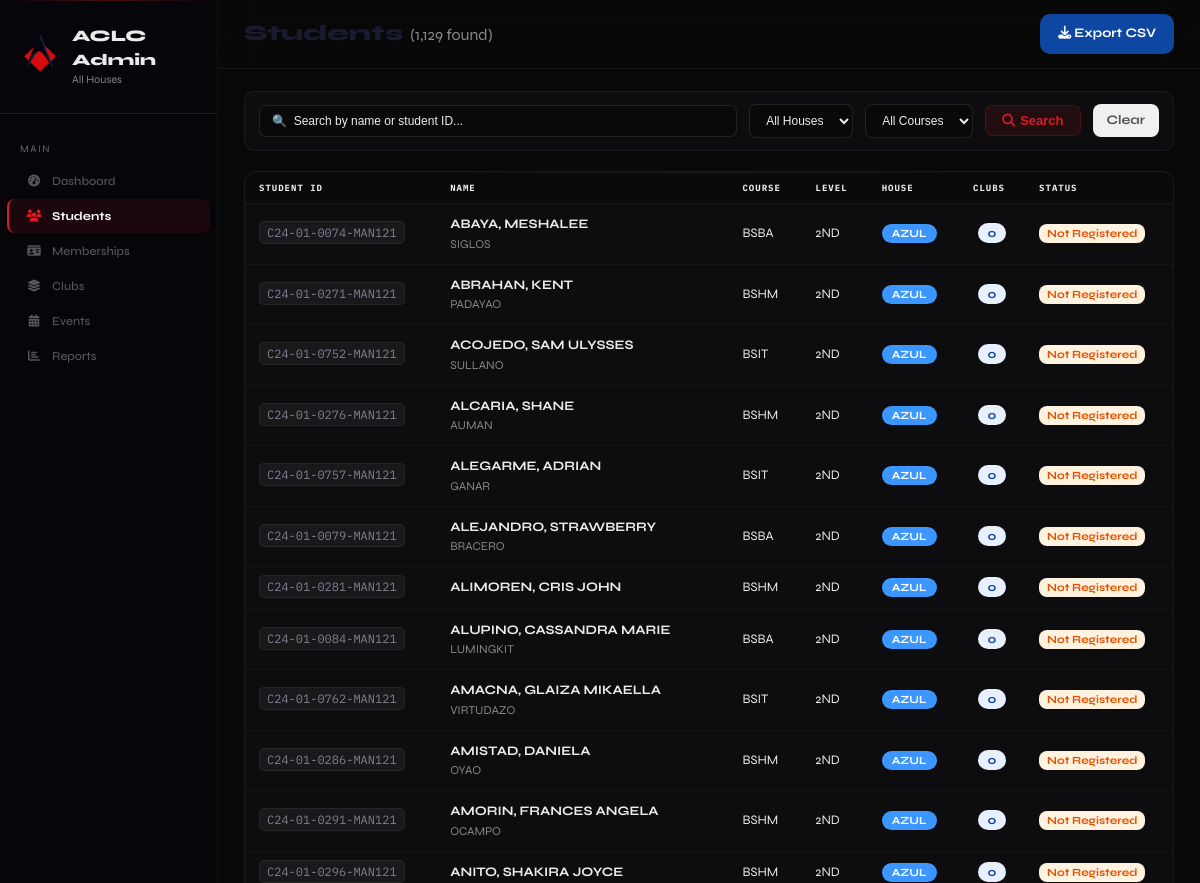
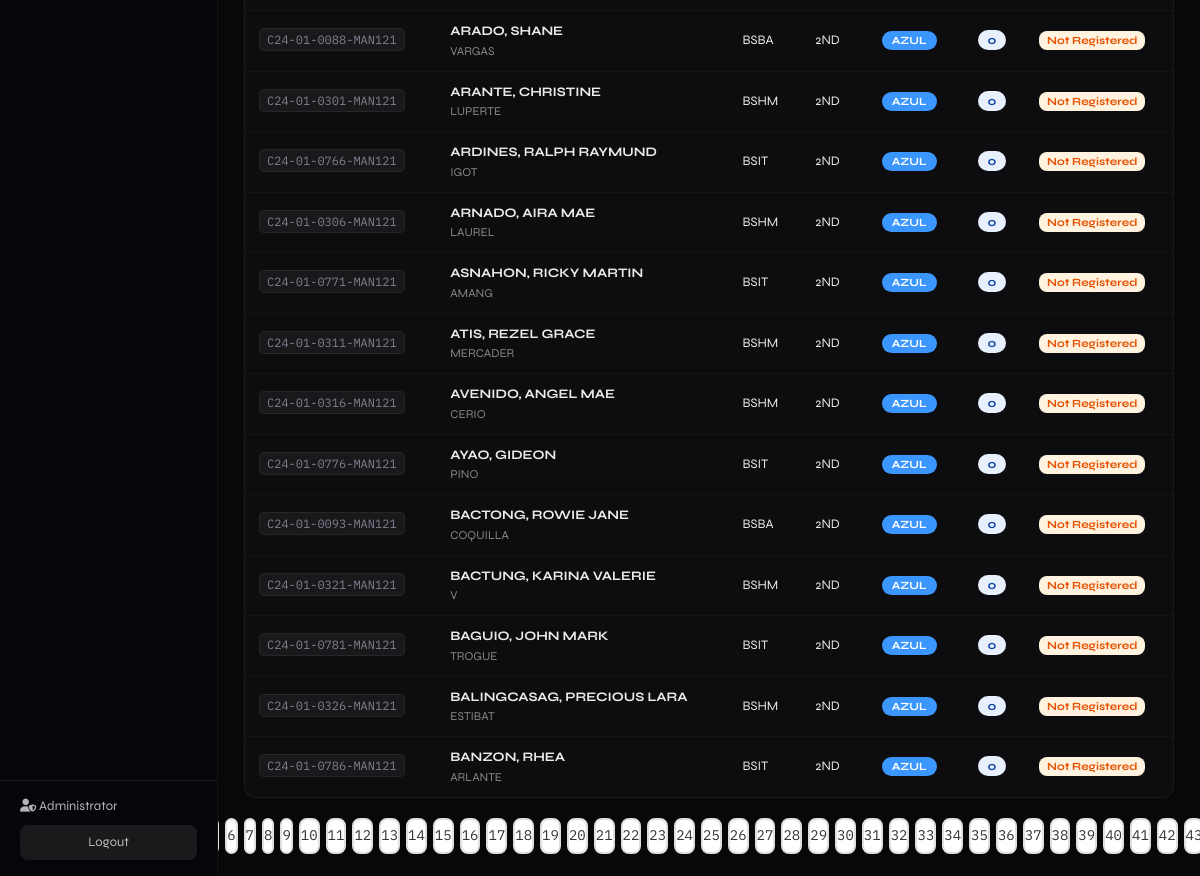
The app's page /admin/students.php (signed in) with its own data (2 pictures, top to bottom).
### tables this page shows
CREATE TABLE `students` (
  `id` int(11) NOT NULL,
  `student_id` varchar(30) NOT NULL COMMENT 'Format: C24-01-XXXX-HOU',
  `last_name` varchar(100) NOT NULL,
  `first_name` varchar(100) NOT NULL,
  `middle_name` varchar(100) DEFAULT NULL,
  `course` varchar(20) DEFAULT NULL,
  `level` varchar(10) DEFAULT NULL,
  `status` varchar(30) DEFAULT 'STUDENT',
  `house` varchar(20) DEFAULT NULL,
  `password` varchar(255) DEFAULT NULL COMMENT 'NULL = not yet registered',
  `email` varchar(150) DEFAULT NULL,
  `phone` varchar(20) DEFAULT NULL,
  `profile_pic` varchar(255) DEFAULT NULL,
  `is_active` tinyint(1) DEFAULT 1,
  `created_at` timestamp NOT NULL DEFAULT current_timestamp(),
  `updated_at` timestamp NOT NULL DEFAULT current_timestamp() ON UPDATE current_timestamp()
);

### includes/config.php (called while the page is built, shortened)
<?php
function isSuperAdmin() {
    return isset($_SESSION['admin_role']) && $_SESSION['admin_role'] === 'super_admin';
}
function getAdminHouse() {
    return $_SESSION['admin_house'] ?? null;
}
function sanitize($str) {
    return htmlspecialchars(trim((string)$str), ENT_QUOTES, 'UTF-8');
}
function getHouseColor($house, $type = 'primary') {
    $colors = constant('HOUSE_COLORS');
    return $colors[strtoupper($house)][$type] ?? '#555555';
}
?>

### admin/students.php (the view, shortened to what this page needs)
<?php
require_once '../includes/config.php';
$db = getDB();
$adminHouse   = getAdminHouse();
$isSuperAdmin = isSuperAdmin();
$search        = trim($_GET['search'] ?? '');
$house_filter  = $adminHouse ?? ($_GET['house'] ?? '');
$course_filter = $_GET['course'] ?? '';
$page_num      = max(1, (int)($_GET['page'] ?? 1));
$per_page      = 25;
$offset        = ($page_num - 1) * $per_page;
$where  = "WHERE 1=1";
$params = [];
$total_count = $db->prepare("SELECT COUNT(*) FROM students s $where");
$total_count->execute($params);
$total       = $total_count->fetchColumn();
$total_pages = ceil($total / $per_page);
$stmt = $db->prepare("SELECT s.*,
    (SELECT COUNT(*) FROM memberships m WHERE m.student_id=s.student_id AND m.status='approved') as club_count
    FROM students s $where ORDER BY s.house, s.last_name LIMIT $per_page OFFSET $offset");
$stmt->execute($params);
$students = $stmt->fetchAll();
?>
<!DOCTYPE html>
<html lang="en">
<head>
<link rel="stylesheet" href="../css/admin.css">
<link rel="stylesheet" href="https://cdnjs.cloudflare.com/ajax/libs/font-awesome/6.4.0/css/all.min.css">
</head>
<body>
<aside class="admin-sidebar">
    <div style="padding:24px 20px;border-bottom:1px solid rgba(255,255,255,0.1)">
        <div style="display:flex;align-items:center;gap:12px">
<div class="logo">
                <img src="../assets/aclc_logo(1).png"  style="width:40px;height:40px;object-fit:contain;">
            </div>            <div>
                <div style="font-size:16px;font-weight:800">ACLC Admin</div>
                <div style="font-size:11px;color:rgba(255,255,255,0.5)"><?= $adminHouse ? sanitize($adminHouse) . ' House' : 'All Houses' ?></div>
            </div>
        </div>
    </div>
    <nav style="flex:1;padding:16px 0">
        <div style="padding:12px 20px 6px;font-size:10px;letter-spacing:1.5px;color:rgba(255,255,255,0.4);text-transform:uppercase">Main</div>
        <a href="dashboard.php"   class="admin-nav-item"><i class="fas fa-tachometer-alt" style="width:18px"></i> Dashboard</a>
        <a href="students.php"    class="admin-nav-item active"><i class="fas fa-users" style="width:18px"></i> Students</a>
        <a href="memberships.php" class="admin-nav-item"><i class="fas fa-id-card" style="width:18px"></i> Memberships</a>
        <a href="clubs.php"       class="admin-nav-item"><i class="fas fa-layer-group" style="width:18px"></i> Clubs</a>
        <a href="events.php"      class="admin-nav-item"><i class="fas fa-calendar-alt" style="width:18px"></i> Events</a>
        <a href="reports.php"     class="admin-nav-item"><i class="fas fa-chart-bar" style="width:18px"></i> Reports</a>
    </nav>
    <div style="padding:16px 20px;border-top:1px solid rgba(255,255,255,0.1)">
        <div style="font-size:13px;color:rgba(255,255,255,0.7);margin-bottom:8px">
            <i class="fas fa-user-shield"></i> <?= sanitize($_SESSION['admin_name']) ?>
        </div>
        <a href="logout.php" style="display:block;text-align:center;padding:8px;background:rgba(255,255,255,0.08);border-radius:8px;color:rgba(255,255,255,0.7);text-decoration:none;font-size:13px">Logout</a>
    </div>
</aside>
<main class="admin-main">
    <div class="admin-topbar">
        <div style="font-size:22px;font-weight:800;color:#1a1a2e">
            Students
            <span style="font-size:16px;color:#888;font-weight:400">(<?= number_format($total) ?> found)</span>
        </div>
        <a href="reports.php?export=students<?= $adminHouse ? '&house='.$adminHouse : '' ?>"
           style="background:#0d47a1;color:white;padding:10px 18px;border-radius:10px;text-decoration:none;font-size:13px;font-weight:700">
           <i class="fas fa-download"></i> Export CSV
        </a>
    </div>
    <div class="admin-page">
        <form method="GET" class="filter-bar">
            <input type="text" name="search" value="<?= sanitize($search) ?>" placeholder="🔍  Search by name or student ID...">
            <?php if ($isSuperAdmin): ?>
            <select name="house">
                <option value="">All Houses</option>
            </select>
            <?php else: ?>
            <span style="padding:9px 16px;background:<?= getHouseColor($adminHouse) ?>;color:#fff;border-radius:8px;font-size:13px;font-weight:700">
                <?= sanitize($adminHouse) ?> HOUSE
            </span>
            <?php endif; ?>
            <select name="course">
                <option value="">All Courses</option>
            </select>
            <button type="submit" class="btn-sm btn-blue"><i class="fas fa-search"></i> Search</button>
            <a href="students.php" class="btn-sm" style="background:#f0f0f0;color:#555;padding:7px 14px;border-radius:8px;text-decoration:none">Clear</a>
        </form>
        <div class="card" style="padding:0">
            <div class="table-wrapper">
            <table class="data-table">
                <thead>
                    <tr>
                        <th>Student ID</th>
                        <th>Name</th>
                        <th>Course</th>
                        <th>Level</th>
                        <th>House</th>
                        <th>Clubs</th>
                        <th>Status</th>
                    </tr>
                </thead>
                <tbody>
                <?php foreach ($students as $s): ?>
                <tr>
                    <td><code style="font-size:12px;background:#f0f4ff;padding:3px 8px;border-radius:6px"><?= sanitize($s['student_id']) ?></code></td>
                    <td>
                        <div style="font-weight:700"><?= sanitize($s['last_name']) ?>, <?= sanitize($s['first_name']) ?></div>
                        <?php if ($s['middle_name'] && $s['middle_name'] !== '-'): ?>
                        <div style="font-size:12px;color:#888"><?= sanitize($s['middle_name']) ?></div>
                        <?php endif; ?>
                    </td>
                    <td><?= sanitize($s['course']) ?></td>
                    <td><?= sanitize($s['level']) ?></td>
                    <td><span style="background:<?= getHouseColor($s['house']) ?>;color:<?= getHouseColor($s['house'],'text') ?>;font-size:11px;font-weight:700;padding:3px 10px;border-radius:10px"><?= sanitize($s['house']) ?></span></td>
                    <td style="text-align:center">
                        <span style="background:#e8f0fe;color:#0d47a1;font-weight:700;padding:3px 10px;border-radius:10px;font-size:12px"><?= $s['club_count'] ?></span>
                    </td>
                    <td>
                        <?php if (empty($s['password'])): ?>
                        <span style="background:#fff3e0;color:#e65100;font-size:11px;font-weight:700;padding:3px 8px;border-radius:8px">Not Registered</span>
                        <?php else: ?>
                        <span style="background:#e8f5e9;color:#2e7d32;font-size:11px;font-weight:700;padding:3px 8px;border-radius:8px">Registered</span>
                        <?php endif; ?>
                    </td>
                </tr>
                <?php endforeach; ?>
                </tbody>
            </table>
            </div>
        </div>
        <?php if ($total_pages > 1): ?>
        <div class="pagination">
            <?php for ($i = 1; $i <= $total_pages; $i++): ?>
            <a href="?page=<?= $i ?>&search=<?= urlencode($search) ?>&house=<?= urlencode($house_filter) ?>&course=<?= urlencode($course_filter) ?>"
               class="page-btn <?= $i === $page_num ? 'active' : '' ?>"><?= $i ?></a>
            <?php endfor; ?>
        </div>
        <?php endif; ?>
    </div>
</main>
</body>
</html>

### admin/students.php (style rules this page uses)
.filter-bar { background:white;border-radius:12px;padding:18px 20px;margin-bottom:20px;display:flex;gap:12px;flex-wrap:wrap;align-items:center;box-shadow:0 2px 8px rgba(0,0,0,0.05) }
.filter-bar input,.filter-bar select { padding:9px 14px;border:2px solid #e0e0e0;border-radius:8px;font-size:14px;color:#333 }
.filter-bar input { flex:1;min-width:200px }
.btn-sm { padding:7px 16px;border:none;border-radius:8px;font-size:13px;font-weight:700;cursor:pointer }
.btn-blue { background:#e8f0fe;color:#0d47a1 }
.pagination { display:flex;gap:6px;align-items:center;justify-content:center;margin-top:20px }
.page-btn { width:36px;height:36px;border:2px solid #e0e0e0;border-radius:8px;background:white;cursor:pointer;font-size:14px;display:flex;align-items:center;justify-content:center;text-decoration:none;color:#333 }

### records on screen
students: student "C24-01-0074-MAN121", last_name "ABAYA", first_name "MESHALEE", middle_name "SIGLOS", course "BSBA", level "2ND", house "AZUL", club_count "0", shows "Not Registered"
students: student "C24-01-0271-MAN121", last_name "ABRAHAN", first_name "KENT", middle_name "PADAYAO", course "BSHM", level "2ND", house "AZUL", club_count "0", shows "Not Registered"
students: student "C24-01-0752-MAN121", last_name "ACOJEDO", first_name "SAM ULYSSES", middle_name "SULLANO", course "BSIT", level "2ND", house "AZUL", club_count "0", shows "Not Registered"
students: student "C24-01-0276-MAN121", last_name "ALCARIA", first_name "SHANE", middle_name "AUMAN", course "BSHM", level "2ND", house "AZUL", club_count "0", shows "Not Registered"
students: student "C24-01-0757-MAN121", last_name "ALEGARME", first_name "ADRIAN", middle_name "GANAR", course "BSIT", level "2ND", house "AZUL", club_count "0", shows "Not Registered"
students: student "C24-01-0079-MAN121", last_name "ALEJANDRO", first_name "STRAWBERRY", middle_name "BRACERO", course "BSBA", level "2ND", house "AZUL", club_count "0", shows "Not Registered"
students: student "C24-01-0281-MAN121", last_name "ALIMOREN", first_name "CRIS JOHN", course "BSHM", level "2ND", house "AZUL", club_count "0", shows "Not Registered"
students: student "C24-01-0084-MAN121", last_name "ALUPINO", first_name "CASSANDRA MARIE", middle_name "LUMINGKIT", course "BSBA", level "2ND", house "AZUL", club_count "0", shows "Not Registered"
students: student "C24-01-0762-MAN121", last_name "AMACNA", first_name "GLAIZA MIKAELLA", middle_name "VIRTUDAZO", course "BSIT", level "2ND", house "AZUL", club_count "0", shows "Not Registered"
students: student "C24-01-0286-MAN121", last_name "AMISTAD", first_name "DANIELA", middle_name "OYAO", course "BSHM", level "2ND", house "AZUL", club_count "0", shows "Not Registered"
students: student "C24-01-0291-MAN121", last_name "AMORIN", first_name "FRANCES ANGELA", middle_name "OCAMPO", course "BSHM", level "2ND", house "AZUL", club_count "0", shows "Not Registered"
students: student "C24-01-0296-MAN121", last_name "ANITO", first_name "SHAKIRA JOYCE", course "BSHM", level "2ND", house "AZUL", club_count "0", shows "Not Registered"
students: student "C24-01-0088-MAN121", last_name "ARADO", first_name "SHANE", middle_name "VARGAS", course "BSBA", level "2ND", house "AZUL", club_count "0", shows "Not Registered"
students: student "C24-01-0301-MAN121", last_name "ARANTE", first_name "CHRISTINE", middle_name "LUPERTE", course "BSHM", level "2ND", house "AZUL", club_count "0", shows "Not Registered"
students: student "C24-01-0766-MAN121", last_name "ARDINES", first_name "RALPH RAYMUND", middle_name "IGOT", course "BSIT", level "2ND", house "AZUL", club_count "0", shows "Not Registered"
students: student "C24-01-0306-MAN121", last_name "ARNADO", first_name "AIRA MAE", middle_name "LAUREL", course "BSHM", level "2ND", house "AZUL", club_count "0", shows "Not Registered"
students: student "C24-01-0771-MAN121", last_name "ASNAHON", first_name "RICKY MARTIN", middle_name "AMANG", course "BSIT", level "2ND", house "AZUL", club_count "0", shows "Not Registered"
students: student "C24-01-0311-MAN121", last_name "ATIS", first_name "REZEL GRACE", middle_name "MERCADER", course "BSHM", level "2ND", house "AZUL", club_count "0", shows "Not Registered"
students: student "C24-01-0316-MAN121", last_name "AVENIDO", first_name "ANGEL MAE", middle_name "CERIO", course "BSHM", level "2ND", house "AZUL", club_count "0", shows "Not Registered"
students: student "C24-01-0776-MAN121", last_name "AYAO", first_name "GIDEON", middle_name "PINO", course "BSIT", level "2ND", house "AZUL", club_count "0", shows "Not Registered"
students: student "C24-01-0093-MAN121", last_name "BACTONG", first_name "ROWIE JANE", middle_name "COQUILLA", course "BSBA", level "2ND", house "AZUL", club_count "0", shows "Not Registered"
students: student "C24-01-0321-MAN121", last_name "BACTUNG", first_name "KARINA VALERIE", middle_name "V", course "BSHM", level "2ND", house "AZUL", club_count "0", shows "Not Registered"
students: student "C24-01-0781-MAN121", last_name "BAGUIO", first_name "JOHN MARK", middle_name "TROGUE", course "BSIT", level "2ND", house "AZUL", club_count "0", shows "Not Registered"
students: student "C24-01-0326-MAN121", last_name "BALINGCASAG", first_name "PRECIOUS LARA", middle_name "ESTIBAT", course "BSHM", level "2ND", house "AZUL", club_count "0", shows "Not Registered"
students: student "C24-01-0786-MAN121", last_name "BANZON", first_name "RHEA", middle_name "ARLANTE", course "BSIT", level "2ND", house "AZUL", club_count "0", shows "Not Registered"

### other values on screen
$_SESSION['admin_name'] "Administrator"
$total "1,129"
